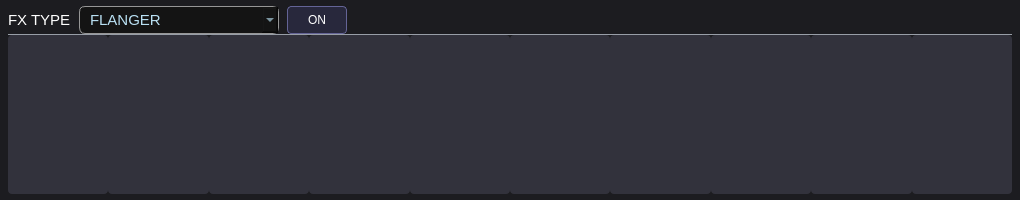
<?xml version="1.0" encoding="UTF-8"?>
<!--
  FX Panel - Flanger (example layout)
  Designed at ratio=1.0 (full scale). At ratio=0.6, the editWindow
  scales everything down proportionally.

  Open this file with:
    /opt/homebrew/bin/designer ui/fx_flanger_example.ui

  Custom widgets (customControlKnob, customControlListMenu,
  customControlSwitch) are "promoted" from standard Qt base classes.
  Qt Designer renders the base class as a placeholder (grey box /
  combo). At compile time, uic substitutes the real custom class.

  COLUMN MAP (page grid, ratio=1.0):
    col 0 : "FX TYPE" label      (~60px)
    col 1 : type combo box       (~200px)
    col 2 : ON/OFF switch        (~80px)
    col 3-12 : 10 knobs          (~100px each)
-->
<ui version="4.0">
 <class>FxFlangerPanel</class>
 <widget class="QWidget" name="FxFlangerPanel">
  <property name="geometry">
   <rect>
    <x>0</x>
    <y>0</y>
    <width>1020</width>
    <height>200</height>
   </rect>
  </property>
  <property name="windowTitle">
   <string>FX Panel – Flanger</string>
  </property>
  <property name="styleSheet">
   <string notr="true">background-color: rgb(28, 28, 32);</string>
  </property>

  <!-- ── ROOT: vertical stack (type row / divider / knob row) ── -->
  <layout class="QVBoxLayout" name="rootLayout">
   <property name="spacing">
    <number>0</number>
   </property>
   <property name="leftMargin"><number>8</number></property>
   <property name="topMargin"><number>6</number></property>
   <property name="rightMargin"><number>8</number></property>
   <property name="bottomMargin"><number>6</number></property>

   <!-- ── ROW 1: type selector ── -->
   <item>
    <layout class="QHBoxLayout" name="typeRowLayout">
     <property name="spacing"><number>8</number></property>

     <!-- "FX TYPE" label -->
     <item>
      <widget class="QLabel" name="label_fxtype">
       <property name="minimumSize">
        <size><width>60</width><height>28</height></size>
       </property>
       <property name="maximumSize">
        <size><width>80</width><height>28</height></size>
       </property>
       <property name="text"><string>FX TYPE</string></property>
       <property name="styleSheet">
        <string notr="true">color: rgb(255,255,255); font-family: Arial; font-size: 11pt;</string>
       </property>
      </widget>
     </item>

     <!-- Type dropdown (promoted to customControlListMenu at compile time) -->
     <item>
      <widget class="QComboBox" name="combo_type">
       <property name="minimumSize">
        <size><width>200</width><height>28</height></size>
       </property>
       <property name="maximumSize">
        <size><width>260</width><height>28</height></size>
       </property>
       <property name="styleSheet">
        <string notr="true">
         QComboBox {
           background-color: rgb(20,20,20);
           color: rgb(185,224,243);
           border: 1px solid rgb(150,150,150);
           border-radius: 6px;
           padding: 4px 18px 4px 10px;
           font-family: Arial; font-size: 11pt;
         }
        </string>
       </property>
       <!-- Placeholder items — real items come from MIDI table at runtime -->
       <item><property name="text"><string>FLANGER</string></property></item>
      </widget>
     </item>

     <!-- ON/OFF switch (promoted to customControlSwitch at compile time) -->
     <item>
      <widget class="QPushButton" name="switch_onoff">
       <property name="minimumSize">
        <size><width>60</width><height>28</height></size>
       </property>
       <property name="maximumSize">
        <size><width>80</width><height>28</height></size>
       </property>
       <property name="text"><string>ON</string></property>
       <property name="checkable"><bool>true</bool></property>
       <property name="styleSheet">
        <string notr="true">
         QPushButton { background-color: rgb(40,40,60); color: white;
                       border: 1px solid rgb(100,100,150); border-radius: 4px; }
         QPushButton:checked { background-color: rgb(80,80,200); }
        </string>
       </property>
      </widget>
     </item>

     <!-- Spacer: pushes type row to the left -->
     <item>
      <spacer name="typeRowSpacer">
       <property name="orientation"><enum>Qt::Horizontal</enum></property>
       <property name="sizeHint" stdset="0">
        <size><width>40</width><height>20</height></size>
       </property>
      </spacer>
     </item>

    </layout>
   </item>

   <!-- ── DIVIDER LINE ── -->
   <item>
    <widget class="QFrame" name="divider">
     <property name="minimumSize">
      <size><width>0</width><height>1</height></size>
     </property>
     <property name="maximumSize">
      <size><width>16777215</width><height>1</height></size>
     </property>
     <property name="styleSheet">
      <string notr="true">color: rgba(210,220,232,110); background: rgba(210,220,232,110);</string>
     </property>
     <property name="frameShape"><enum>QFrame::HLine</enum></property>
     <property name="frameShadow"><enum>QFrame::Plain</enum></property>
    </widget>
   </item>

   <!-- ── ROW 2: 10 knobs ── -->
   <item>
    <layout class="QHBoxLayout" name="knobRowLayout">
     <property name="spacing"><number>0</number></property>

     <!-- Knob 1: RATE
          At runtime this is a customControlKnob.
          In Designer it renders as a plain QWidget (grey box).
          Set minimum size to represent knob + label height. -->
     <item>
      <widget class="QWidget" name="knob_rate">
       <property name="minimumSize">
        <size><width>90</width><height>100</height></size>
       </property>
       <property name="toolTip"><string>RATE</string></property>
       <property name="styleSheet">
        <string notr="true">background-color: rgb(50,50,60); border-radius: 4px;</string>
       </property>
      </widget>
     </item>

     <!-- Knob 2: DEPTH -->
     <item>
      <widget class="QWidget" name="knob_depth">
       <property name="minimumSize">
        <size><width>90</width><height>100</height></size>
       </property>
       <property name="toolTip"><string>DEPTH</string></property>
       <property name="styleSheet">
        <string notr="true">background-color: rgb(50,50,60); border-radius: 4px;</string>
       </property>
      </widget>
     </item>

     <!-- Knob 3: RESONANCE -->
     <item>
      <widget class="QWidget" name="knob_resonance">
       <property name="minimumSize">
        <size><width>90</width><height>100</height></size>
       </property>
       <property name="toolTip"><string>RESONANCE</string></property>
       <property name="styleSheet">
        <string notr="true">background-color: rgb(50,50,60); border-radius: 4px;</string>
       </property>
      </widget>
     </item>

     <!-- Knob 4: MANUAL -->
     <item>
      <widget class="QWidget" name="knob_manual">
       <property name="minimumSize">
        <size><width>90</width><height>100</height></size>
       </property>
       <property name="toolTip"><string>MANUAL</string></property>
       <property name="styleSheet">
        <string notr="true">background-color: rgb(50,50,60); border-radius: 4px;</string>
       </property>
      </widget>
     </item>

     <!-- Knob 5: SEPARATION -->
     <item>
      <widget class="QWidget" name="knob_separation">
       <property name="minimumSize">
        <size><width>90</width><height>100</height></size>
       </property>
       <property name="toolTip"><string>SEPARATION</string></property>
       <property name="styleSheet">
        <string notr="true">background-color: rgb(50,50,60); border-radius: 4px;</string>
       </property>
      </widget>
     </item>

     <!-- Knob 6: LOW CUT -->
     <item>
      <widget class="QWidget" name="knob_low_cut">
       <property name="minimumSize">
        <size><width>90</width><height>100</height></size>
       </property>
       <property name="toolTip"><string>LOW CUT</string></property>
       <property name="styleSheet">
        <string notr="true">background-color: rgb(50,50,60); border-radius: 4px;</string>
       </property>
      </widget>
     </item>

     <!-- Knob 7: HIGH CUT -->
     <item>
      <widget class="QWidget" name="knob_high_cut">
       <property name="minimumSize">
        <size><width>90</width><height>100</height></size>
       </property>
       <property name="toolTip"><string>HIGH CUT</string></property>
       <property name="styleSheet">
        <string notr="true">background-color: rgb(50,50,60); border-radius: 4px;</string>
       </property>
      </widget>
     </item>

     <!-- Knob 8: EFFECT LEVEL -->
     <item>
      <widget class="QWidget" name="knob_effect_level">
       <property name="minimumSize">
        <size><width>90</width><height>100</height></size>
       </property>
       <property name="toolTip"><string>EFFECT LEVEL</string></property>
       <property name="styleSheet">
        <string notr="true">background-color: rgb(50,50,60); border-radius: 4px;</string>
       </property>
      </widget>
     </item>

     <!-- Knob 9: DIRECT LEVEL -->
     <item>
      <widget class="QWidget" name="knob_direct_level">
       <property name="minimumSize">
        <size><width>90</width><height>100</height></size>
       </property>
       <property name="toolTip"><string>DIRECT LEVEL</string></property>
       <property name="styleSheet">
        <string notr="true">background-color: rgb(50,50,60); border-radius: 4px;</string>
       </property>
      </widget>
     </item>

     <!-- Knob 10: BPM -->
     <item>
      <widget class="QWidget" name="knob_bpm">
       <property name="minimumSize">
        <size><width>90</width><height>100</height></size>
       </property>
       <property name="toolTip"><string>BPM</string></property>
       <property name="styleSheet">
        <string notr="true">background-color: rgb(50,50,60); border-radius: 4px;</string>
       </property>
      </widget>
     </item>

    </layout>
   </item>

  </layout>
 </widget>

 <!--
   CUSTOM WIDGET DECLARATIONS
   These tell uic (the .ui compiler) what headers to include and
   which base class each custom widget extends.
   Qt Designer shows the base class visually; the compiled app uses
   the real custom class.
 -->
 <customwidgets>
  <customwidget>
   <class>customControlKnob</class>
   <extends>QWidget</extends>
   <header>customControlKnob.h</header>
  </customwidget>
  <customwidget>
   <class>customControlListMenu</class>
   <extends>QComboBox</extends>
   <header>customControlListMenu.h</header>
  </customwidget>
  <customwidget>
   <class>customControlSwitch</class>
   <extends>QWidget</extends>
   <header>customControlSwitch.h</header>
  </customwidget>
 </customwidgets>

 <resources/>
 <connections/>
</ui>
